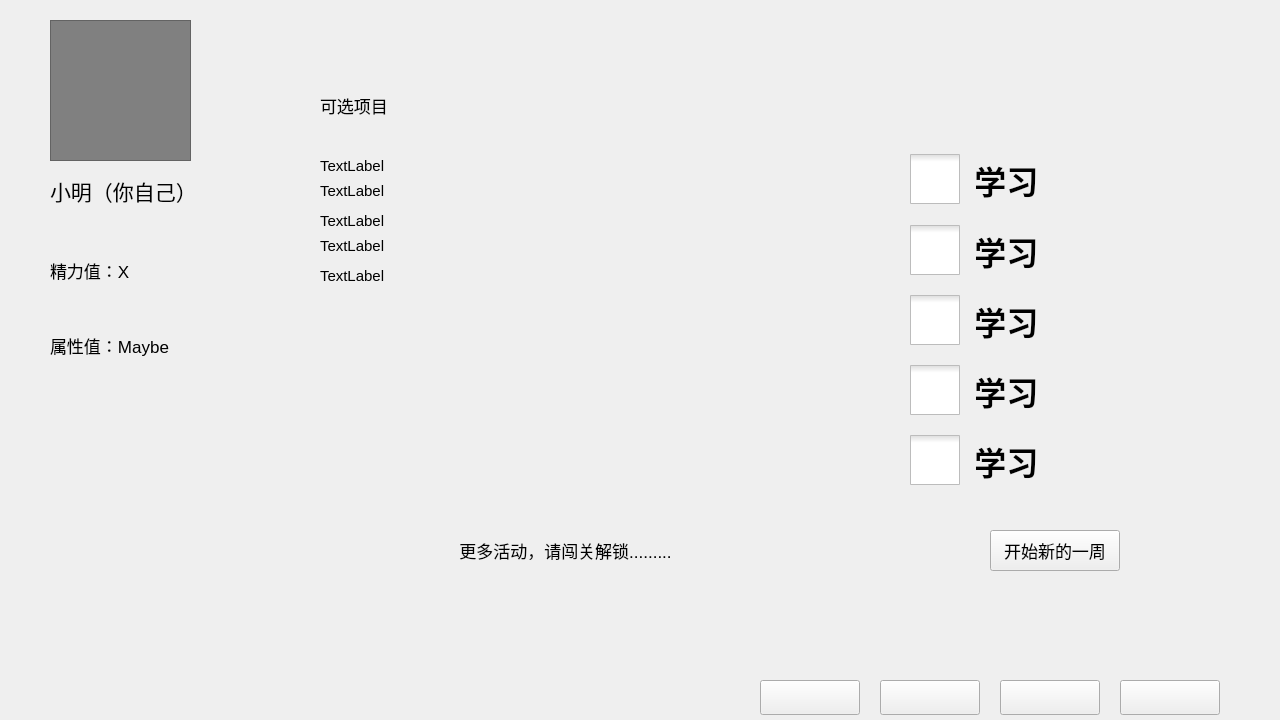
<?xml version="1.0" encoding="UTF-8"?>
<ui version="4.0">
 <class>strength_assignment</class>
 <widget class="QMainWindow" name="strength_assignment">
  <property name="geometry">
   <rect>
    <x>0</x>
    <y>0</y>
    <width>1280</width>
    <height>720</height>
   </rect>
  </property>
  <property name="windowTitle">
   <string>MainWindow</string>
  </property>
  <property name="styleSheet">
   <string notr="true">#centralwidget{border-image: url(:/image/resource/Strength_assign/p0424_l.png);}</string>
  </property>
  <widget class="QWidget" name="centralwidget">
   <widget class="QLabel" name="label">
    <property name="geometry">
     <rect>
      <x>230</x>
      <y>40</y>
      <width>991</width>
      <height>631</height>
     </rect>
    </property>
    <property name="styleSheet">
     <string notr="true">border-image: url(:/image/resource/Strength_assign/02_brown.png);</string>
    </property>
    <property name="text">
     <string/>
    </property>
   </widget>
   <widget class="QPushButton" name="pushButton">
    <property name="geometry">
     <rect>
      <x>760</x>
      <y>680</y>
      <width>100</width>
      <height>35</height>
     </rect>
    </property>
    <property name="styleSheet">
     <string notr="true">#pushButton{
	border-image: url(:/image/resource/Strength_assign/qsave.png);}
#pushButton:hover{
	border-image: url(:/image/resource/Strength_assign/qload2.png);}</string>
    </property>
    <property name="text">
     <string/>
    </property>
   </widget>
   <widget class="QPushButton" name="pushButton_2">
    <property name="geometry">
     <rect>
      <x>1120</x>
      <y>680</y>
      <width>100</width>
      <height>35</height>
     </rect>
    </property>
    <property name="styleSheet">
     <string notr="true">#pushButton_2{
	border-image: url(:/image/resource/Strength_assign/screen.png);}
#pushButton_2:hover{
	
	border-image: url(:/image/resource/Strength_assign/screen2.png);}</string>
    </property>
    <property name="text">
     <string/>
    </property>
   </widget>
   <widget class="QPushButton" name="pushButton_3">
    <property name="geometry">
     <rect>
      <x>1000</x>
      <y>680</y>
      <width>100</width>
      <height>35</height>
     </rect>
    </property>
    <property name="styleSheet">
     <string notr="true">#pushButton_3{
	border-image: url(:/image/resource/Strength_assign/title.png);
	}
#pushButton_3:hover{
	border-image: url(:/image/resource/Strength_assign/title2.png);
	}</string>
    </property>
    <property name="text">
     <string/>
    </property>
   </widget>
   <widget class="QPushButton" name="pushButton_4">
    <property name="geometry">
     <rect>
      <x>880</x>
      <y>680</y>
      <width>100</width>
      <height>35</height>
     </rect>
    </property>
    <property name="styleSheet">
     <string notr="true">#pushButton_4{
	border-image: url(:/image/resource/Strength_assign/qload.png);}
#pushButton_4:hover{
	border-image: url(:/image/resource/Strength_assign/qload2.png);}</string>
    </property>
    <property name="text">
     <string/>
    </property>
   </widget>
   <widget class="QLabel" name="label_2">
    <property name="geometry">
     <rect>
      <x>290</x>
      <y>80</y>
      <width>541</width>
      <height>551</height>
     </rect>
    </property>
    <property name="styleSheet">
     <string notr="true">#label_2{border-image: url(:/image/resource/Strength_assign/paper2_yellow_l.png);}</string>
    </property>
    <property name="text">
     <string/>
    </property>
   </widget>
   <widget class="QLabel" name="label_3">
    <property name="geometry">
     <rect>
      <x>850</x>
      <y>90</y>
      <width>311</width>
      <height>531</height>
     </rect>
    </property>
    <property name="styleSheet">
     <string notr="true">border-image: url(:/image/resource/Strength_assign/label2_l.png);</string>
    </property>
    <property name="text">
     <string/>
    </property>
   </widget>
   <widget class="QCheckBox" name="checkBox">
    <property name="enabled">
     <bool>true</bool>
    </property>
    <property name="geometry">
     <rect>
      <x>910</x>
      <y>149</y>
      <width>191</width>
      <height>61</height>
     </rect>
    </property>
    <property name="font">
     <font>
      <family>微软雅黑</family>
      <pointsize>24</pointsize>
      <bold>true</bold>
     </font>
    </property>
    <property name="layoutDirection">
     <enum>Qt::LayoutDirection::LeftToRight</enum>
    </property>
    <property name="styleSheet">
     <string notr="true">QCheckBox::indicator:unchecked {
      
	border-image: url(:/image/resource/Strength_assign/round_s.png);}

QCheckBox::indicator{/*选择框尺寸*/
    
	width: 50px;
	height: 50px;
}
QCheckBox::indicator:checked {
       
	border-image: url(:/image/resource/Strength_assign/round_pressed.png);
}</string>
    </property>
    <property name="text">
     <string> 学习</string>
    </property>
    <property name="iconSize">
     <size>
      <width>30</width>
      <height>30</height>
     </size>
    </property>
   </widget>
   <widget class="QCheckBox" name="checkBox_2">
    <property name="enabled">
     <bool>true</bool>
    </property>
    <property name="geometry">
     <rect>
      <x>910</x>
      <y>220</y>
      <width>191</width>
      <height>61</height>
     </rect>
    </property>
    <property name="font">
     <font>
      <family>微软雅黑</family>
      <pointsize>24</pointsize>
      <bold>true</bold>
     </font>
    </property>
    <property name="layoutDirection">
     <enum>Qt::LayoutDirection::LeftToRight</enum>
    </property>
    <property name="styleSheet">
     <string notr="true">QCheckBox::indicator:unchecked {
      
	border-image: url(:/image/resource/Strength_assign/round_s.png);}

QCheckBox::indicator{/*选择框尺寸*/
    
	width: 50px;
	height: 50px;
}
QCheckBox::indicator:checked {
       
	border-image: url(:/image/resource/Strength_assign/round_pressed.png);
}</string>
    </property>
    <property name="text">
     <string> 学习</string>
    </property>
    <property name="iconSize">
     <size>
      <width>30</width>
      <height>30</height>
     </size>
    </property>
   </widget>
   <widget class="QCheckBox" name="checkBox_3">
    <property name="enabled">
     <bool>true</bool>
    </property>
    <property name="geometry">
     <rect>
      <x>910</x>
      <y>290</y>
      <width>191</width>
      <height>61</height>
     </rect>
    </property>
    <property name="font">
     <font>
      <family>微软雅黑</family>
      <pointsize>24</pointsize>
      <bold>true</bold>
     </font>
    </property>
    <property name="layoutDirection">
     <enum>Qt::LayoutDirection::LeftToRight</enum>
    </property>
    <property name="styleSheet">
     <string notr="true">QCheckBox::indicator:unchecked {
      
	border-image: url(:/image/resource/Strength_assign/round_s.png);}

QCheckBox::indicator{/*选择框尺寸*/
    
	width: 50px;
	height: 50px;
}
QCheckBox::indicator:checked {
       
	border-image: url(:/image/resource/Strength_assign/round_pressed.png);
}</string>
    </property>
    <property name="text">
     <string> 学习</string>
    </property>
    <property name="iconSize">
     <size>
      <width>30</width>
      <height>30</height>
     </size>
    </property>
   </widget>
   <widget class="QCheckBox" name="checkBox_4">
    <property name="enabled">
     <bool>true</bool>
    </property>
    <property name="geometry">
     <rect>
      <x>910</x>
      <y>360</y>
      <width>191</width>
      <height>61</height>
     </rect>
    </property>
    <property name="font">
     <font>
      <family>微软雅黑</family>
      <pointsize>24</pointsize>
      <bold>true</bold>
     </font>
    </property>
    <property name="layoutDirection">
     <enum>Qt::LayoutDirection::LeftToRight</enum>
    </property>
    <property name="styleSheet">
     <string notr="true">QCheckBox::indicator:unchecked {
      
	border-image: url(:/image/resource/Strength_assign/round_s.png);}

QCheckBox::indicator{/*选择框尺寸*/
    
	width: 50px;
	height: 50px;
}
QCheckBox::indicator:checked {
       
	border-image: url(:/image/resource/Strength_assign/round_pressed.png);
}</string>
    </property>
    <property name="text">
     <string> 学习</string>
    </property>
    <property name="iconSize">
     <size>
      <width>30</width>
      <height>30</height>
     </size>
    </property>
   </widget>
   <widget class="QCheckBox" name="checkBox_5">
    <property name="enabled">
     <bool>true</bool>
    </property>
    <property name="geometry">
     <rect>
      <x>910</x>
      <y>430</y>
      <width>191</width>
      <height>61</height>
     </rect>
    </property>
    <property name="font">
     <font>
      <family>微软雅黑</family>
      <pointsize>24</pointsize>
      <bold>true</bold>
     </font>
    </property>
    <property name="layoutDirection">
     <enum>Qt::LayoutDirection::LeftToRight</enum>
    </property>
    <property name="styleSheet">
     <string notr="true">QCheckBox::indicator:unchecked {
      
	border-image: url(:/image/resource/Strength_assign/round_s.png);}

QCheckBox::indicator{/*选择框尺寸*/
    
	width: 50px;
	height: 50px;
}
QCheckBox::indicator:checked {
       
	border-image: url(:/image/resource/Strength_assign/round_pressed.png);
}</string>
    </property>
    <property name="text">
     <string> 学习</string>
    </property>
    <property name="iconSize">
     <size>
      <width>30</width>
      <height>30</height>
     </size>
    </property>
   </widget>
   <widget class="QPushButton" name="pushButton_5">
    <property name="geometry">
     <rect>
      <x>990</x>
      <y>530</y>
      <width>130</width>
      <height>41</height>
     </rect>
    </property>
    <property name="font">
     <font>
      <family>微软雅黑</family>
      <pointsize>13</pointsize>
      <bold>false</bold>
     </font>
    </property>
    <property name="styleSheet">
     <string notr="true">#pushButton_5{
border-image: url(:/image/resource/Strength_assign/002_07.png);
padding:10px;
}
#pushButton_5:hover{
	border-image: url(:/image/resource/Strength_assign/002_07_hover.png);}
#pushButton_5:pressed{
	border-image: url(:/image/resource/Strength_assign/002_07_click.png);}</string>
    </property>
    <property name="text">
     <string>开始新的一周</string>
    </property>
   </widget>
   <widget class="QLabel" name="label_checkbox1">
    <property name="geometry">
     <rect>
      <x>320</x>
      <y>150</y>
      <width>491</width>
      <height>31</height>
     </rect>
    </property>
    <property name="font">
     <font>
      <pointsize>11</pointsize>
     </font>
    </property>
    <property name="text">
     <string>TextLabel</string>
    </property>
   </widget>
   <widget class="QLabel" name="label_6">
    <property name="geometry">
     <rect>
      <x>320</x>
      <y>90</y>
      <width>431</width>
      <height>31</height>
     </rect>
    </property>
    <property name="font">
     <font>
      <pointsize>13</pointsize>
      <bold>false</bold>
     </font>
    </property>
    <property name="text">
     <string>可选项目</string>
    </property>
   </widget>
   <widget class="QLabel" name="label_checkbox2">
    <property name="geometry">
     <rect>
      <x>320</x>
      <y>175</y>
      <width>491</width>
      <height>31</height>
     </rect>
    </property>
    <property name="font">
     <font>
      <pointsize>11</pointsize>
     </font>
    </property>
    <property name="text">
     <string>TextLabel</string>
    </property>
   </widget>
   <widget class="QLabel" name="label_checkbox3">
    <property name="geometry">
     <rect>
      <x>320</x>
      <y>205</y>
      <width>491</width>
      <height>31</height>
     </rect>
    </property>
    <property name="font">
     <font>
      <pointsize>11</pointsize>
     </font>
    </property>
    <property name="text">
     <string>TextLabel</string>
    </property>
   </widget>
   <widget class="QLabel" name="label_checkbox4">
    <property name="geometry">
     <rect>
      <x>320</x>
      <y>230</y>
      <width>491</width>
      <height>31</height>
     </rect>
    </property>
    <property name="font">
     <font>
      <pointsize>11</pointsize>
     </font>
    </property>
    <property name="text">
     <string>TextLabel</string>
    </property>
   </widget>
   <widget class="QLabel" name="label_checkbox5">
    <property name="geometry">
     <rect>
      <x>320</x>
      <y>265</y>
      <width>491</width>
      <height>21</height>
     </rect>
    </property>
    <property name="font">
     <font>
      <pointsize>11</pointsize>
     </font>
    </property>
    <property name="text">
     <string>TextLabel</string>
    </property>
   </widget>
   <widget class="QLabel" name="label_5">
    <property name="geometry">
     <rect>
      <x>50</x>
      <y>160</y>
      <width>151</width>
      <height>61</height>
     </rect>
    </property>
    <property name="font">
     <font>
      <pointsize>16</pointsize>
     </font>
    </property>
    <property name="text">
     <string>小明（你自己）</string>
    </property>
   </widget>
   <widget class="QGraphicsView" name="graphicsView">
    <property name="geometry">
     <rect>
      <x>50</x>
      <y>20</y>
      <width>141</width>
      <height>141</height>
     </rect>
    </property>
    <property name="styleSheet">
     <string notr="true">border-image: url(:/image/resource/Strength_assign/boy_normal_-removebg-preview.png);
background-color:grey;</string>
    </property>
   </widget>
   <widget class="QLabel" name="label_7">
    <property name="geometry">
     <rect>
      <x>50</x>
      <y>250</y>
      <width>141</width>
      <height>41</height>
     </rect>
    </property>
    <property name="font">
     <font>
      <pointsize>13</pointsize>
     </font>
    </property>
    <property name="text">
     <string>精力值：X</string>
    </property>
   </widget>
   <widget class="QLabel" name="label_8">
    <property name="geometry">
     <rect>
      <x>50</x>
      <y>320</y>
      <width>141</width>
      <height>51</height>
     </rect>
    </property>
    <property name="font">
     <font>
      <pointsize>13</pointsize>
     </font>
    </property>
    <property name="text">
     <string>属性值：Maybe</string>
    </property>
   </widget>
   <widget class="QLabel" name="label_9">
    <property name="geometry">
     <rect>
      <x>360</x>
      <y>540</y>
      <width>411</width>
      <height>20</height>
     </rect>
    </property>
    <property name="font">
     <font>
      <pointsize>13</pointsize>
     </font>
    </property>
    <property name="text">
     <string>更多活动，请闯关解锁.........</string>
    </property>
    <property name="alignment">
     <set>Qt::AlignmentFlag::AlignCenter</set>
    </property>
   </widget>
  </widget>
 </widget>
 <resources>
  <include location="resource3.qrc"/>
 </resources>
 <connections/>
</ui>
